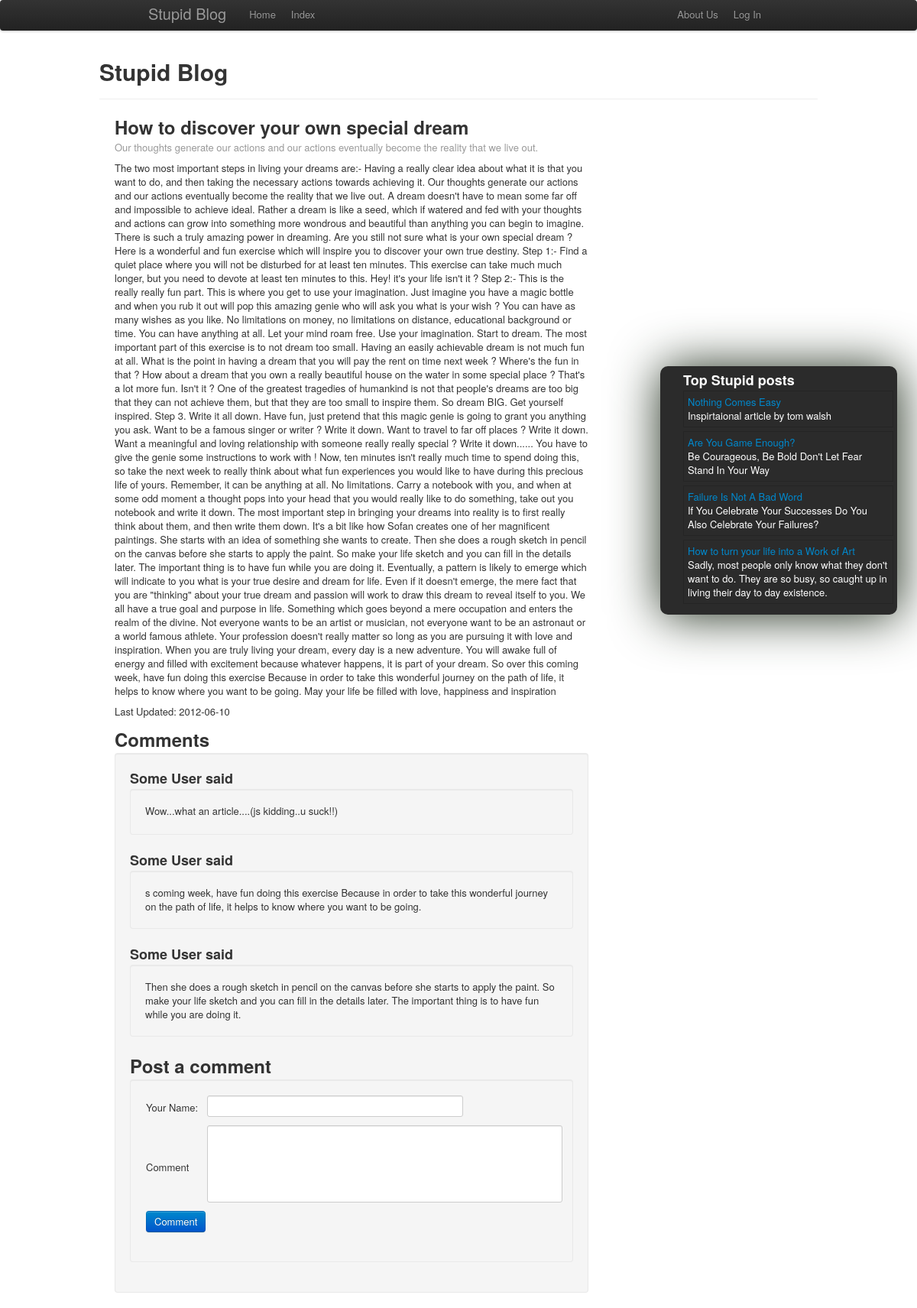
Page /show_blogpost.php?ID=35 on the earlier database version.
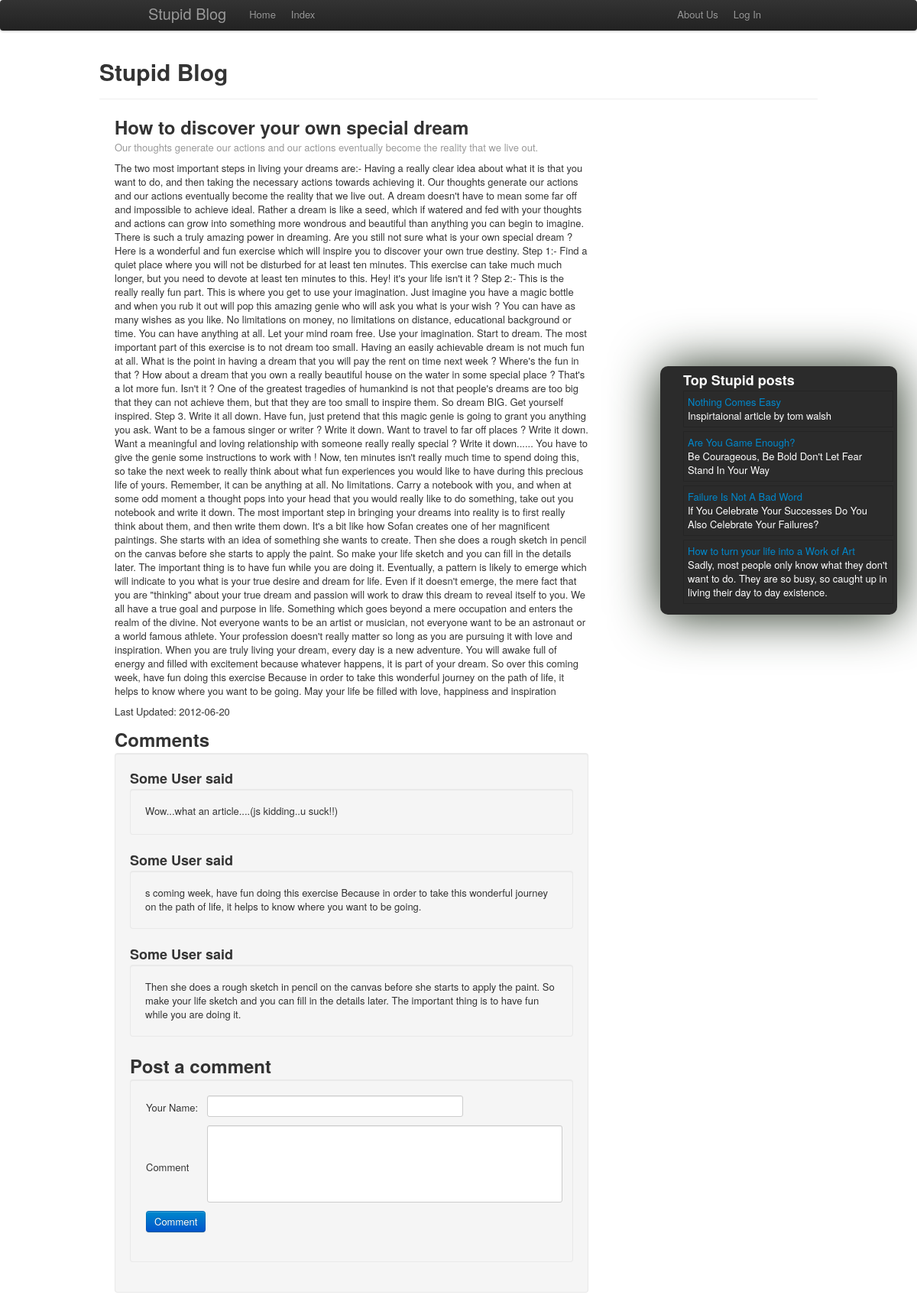
Same page on the later database version.
### tables this page shows
CREATE TABLE IF NOT EXISTS `blog_posts` (
  `id` int(11) NOT NULL AUTO_INCREMENT,
  `title` varchar(255) NOT NULL,
  `post` text NOT NULL,
  `date_posted` date NOT NULL,
  `category` varchar(255) NOT NULL,
  PRIMARY KEY (`id`)
);

### show_blogpost.php (the view, shortened to what this page needs)
<?php include 'assets/includes/_header.php';
			if(isset($_GET['ID']) && !empty($_GET['ID']) && is_numeric($_GET['ID'])){
				$post_id = sanitize($_GET['ID']);
			}
			else header("location:index.php");
			if (isset($post_id)) {
				$post_query = mysql_query("SELECT * FROM `blog_posts` WHERE id= '$post_id'")  or die(error_message("Cannot Connect to database."));
			}
			else { die(error_message("Unable to get post from database.",1)); }
			$row = mysql_fetch_assoc($post_query);
				echo "<h2 class='post_title'>".$row['title']."</h2>";
				echo "<p class='muted'>".$row['category']."</p>";
				echo "<div class='post'><p>".($row['post'])."</p>";
				echo "<p> Last Updated: ".$row['date_posted']."</p></div>";
			include 'blog_comment.php';
	?>
<?php include_once 'assets/includes/_footer.php'; ?>

Differences in the rows shown:
changed blog_posts "How to discover your own special dream": date_posted "2012-06-10" → "2012-06-20"
